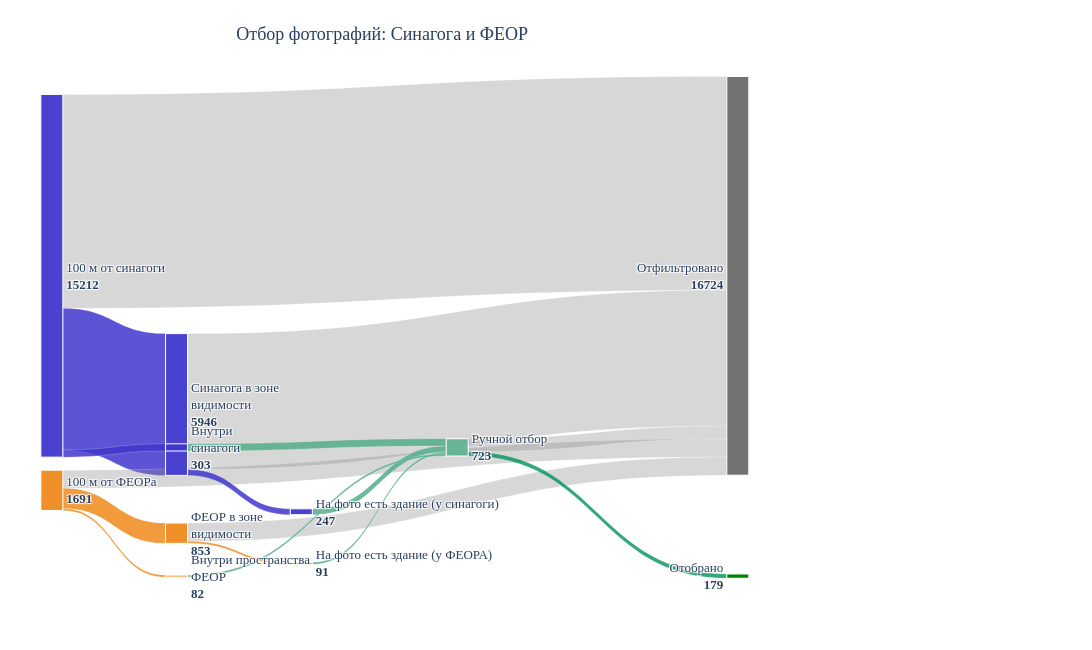

Here is the notebook cell this chart was saved with:
### Code cell
import plotly.graph_objects as go

# -------------------
# Theme colors (links + nodes)
# -------------------
COLOR_SYNAGOGUE_LINK = "rgba(64,55,205,0.85)"
COLOR_FEOR_LINK = "rgba(240,138,28,0.85)"
# COLOR_SELECTED_LINK = "rgba(0,146,92,0.8)"
COLOR_FILTERED_LINK = "rgba(140,140,140,0.35)"
COLOR_SELECTED_LINK = "rgba(84, 173, 139, 0.85)"
COLOR_DEFAULT_LINK = "rgba(120,120,120,0.35)"
COLOR_FINAL_LINK = "rgba(0,146,92,0.8)"

COLOR_SYNAGOGUE_NODE = "rgba(64,55,205,0.95)"
COLOR_FEOR_NODE = "rgba(240,138,28,0.95)"
# COLOR_SELECTED_NODE = "rgba(0,146,92,0.9)"
COLOR_FILTERED_NODE = "rgba(90,90,90,0.85)"
COLOR_SELECTED_NODE = "rgba(84, 173, 139, 0.85)"
COLOR_DEFAULT_NODE = "rgba(110,110,110,0.85)"
COLOR_FINAL_NODE = "green"

# -------------------
# 1. Data
# -------------------
data = [
    ("Фото в радиусе 100 метров от синагоги", "Синагога в зоне видимости", synagogue_visibility),
    ("Фото в радиусе 100 метров от синагоги", "Внутри здания синагоги", synagogue_territory),
    ("Фото в радиусе 100 метров от синагоги", "Отфильтровано", total_synagogue - (synagogue_visibility + synagogue_territory)),

    ("Фото в радиусе 100 метров от ФЕОРа", "ФЕОР в зоне видимости", feor_visibility),
    ("Фото в радиусе 100 метров от ФЕОРа", "Внутри здания и внутреннего двора ФЕОРа", feor_territory),
    ("Фото в радиусе 100 метров от ФЕОРа", "Отфильтровано", total_feor - (feor_territory + feor_visibility)),

    ("ФЕОР в зоне видимости", "ФЕОР в зоне видимости и на фотографии есть здание", feor_visibility_with_buildings),
    ("ФЕОР в зоне видимости", "Отфильтровано", feor_visibility - feor_visibility_with_buildings),
    
    ("Синагога в зоне видимости", "Синагога в зоне видимости и на фотографии есть здание", synagogue_visibility_with_buildings),
    ("Синагога в зоне видимости", "Отфильтровано", synagogue_visibility - synagogue_visibility_with_buildings),

    ("Синагога в зоне видимости и на фотографии есть здание", "Всего отобрано для анализа", synagogue_visibility_with_buildings),
    ("ФЕОР в зоне видимости и на фотографии есть здание", "Всего отобрано для анализа", feor_visibility_with_buildings),
    ("Внутри здания синагоги", "Всего отобрано для анализа", synagogue_territory),
    ("Внутри здания и внутреннего двора ФЕОРа", "Всего отобрано для анализа", feor_territory),

    ("Всего отобрано для анализа", "Финальный датасет", final_dataset_size),
    ("Всего отобрано для анализа", "Отфильтровано", synagogue_visibility_with_buildings + feor_visibility_with_buildings + synagogue_territory + feor_territory - final_dataset_size)
]

# -------------------
# 2. Nodes & ordering
# -------------------
labels = []
for s, t, _ in data:
    if s not in labels:
        labels.append(s)
    if t not in labels:
        labels.append(t)

preferred_order = [
    "Фото в радиусе 100 метров от синагоги",
    "Синагога в зоне видимости",
    "Синагога в зоне видимости и на фотографии есть здание",
    "Внутри здания синагоги",
    "Фото в радиусе 100 метров от ФЕОРа",
    "ФЕОР в зоне видимости",
    "ФЕОР в зоне видимости и на фотографии есть здание",
    "Внутри здания и внутреннего двора ФЕОРа",
    "Всего отобрано для анализа",
    "Отфильтровано",
    "Финальный датасет",
]
original_order = {label: idx for idx, label in enumerate(labels)}
labels = sorted(
    labels,
    key=lambda label: (
        preferred_order.index(label) if label in preferred_order else len(preferred_order) + original_order[label]
    ),
)

label_index = {label: i for i, label in enumerate(labels)}

sources = [label_index[s] for s, t, v in data]
targets = [label_index[t] for s, t, v in data]
values = [v for s, t, v in data]

# -------------------
# 3. Coloring helpers
# -------------------
def pick_link_color(source: str, target: str) -> str:
    target_l = target.lower()
    source_l = source.lower()
    if "отфильтровано" in target_l:
        return COLOR_FILTERED_LINK
    if "отобрано" in target_l:
        return COLOR_SELECTED_LINK
    if "синагог" in source_l:
        return COLOR_SYNAGOGUE_LINK
    if "феор" in source_l:
        return COLOR_FEOR_LINK
    if "финальный датасет" in target_l:
        return COLOR_FINAL_LINK
    return COLOR_DEFAULT_LINK


def pick_node_color(label: str) -> str:
    label_l = label.lower()
    if "отфильтровано" in label_l:
        return COLOR_FILTERED_NODE
    if "отобрано" in label_l:
        return COLOR_SELECTED_NODE
    if "синагог" in label_l:
        return COLOR_SYNAGOGUE_NODE
    if "феор" in label_l:
        return COLOR_FEOR_NODE
    if "финальный датасет" in label_l:
        return COLOR_FINAL_NODE
    return COLOR_DEFAULT_NODE


link_colors = [pick_link_color(s, t) for (s, t, _) in data]
node_colors = [pick_node_color(label) for label in labels]

# -------------------
# 4. Totals in node labels
# -------------------
totals = {label: 0 for label in labels}
for (s, t, v) in data:
    totals[s] += v
for (s, t, v) in data:
    if "Финальный датасет" in t or "Отфильтровано" in t:
        totals[t] += v

label_aliases = {
    "Фото в радиусе 100 метров от синагоги": "100 м от синагоги",
    "Фото в радиусе 100 метров от ФЕОРа": "100 м от ФЕОРа",
    "Синагога в зоне видимости": "Синагога в зоне\nвидимости",
    "ФЕОР в зоне видимости": "ФЕОР в зоне\nвидимости",
    "Синагога в зоне видимости и на фотографии есть здание": "На фото есть здание (у синагоги)",
    "ФЕОР в зоне видимости и на фотографии есть здание": "На фото есть здание (у ФЕОРА)",
    "Внутри здания синагоги": "Внутри\nсинагоги",
    "Внутри здания и внутреннего двора ФЕОРа": "Внутри пространства\nФЕОР",
    "Всего отобрано для анализа": "Ручной отбор",
    "Финальный датасет": "Отобрано",
}

def format_label(label: str) -> str:
    short = label_aliases.get(label, label)
    return short.replace("\n", "<br>") + f"<br><b>{totals[label]}</b>"

labels_with_totals = [format_label(label) for label in labels]

# -------------------
# 5. Node layout for readability
# -------------------
node_positions = {
    # Левая колонка (0)
    "Фото в радиусе 100 метров от синагоги": (0.02, 0.2),
    "Фото в радиусе 100 метров от ФЕОРа":     (0.02, 0.7),

    # Вторая колонка (1)
    "Синагога в зоне видимости":              (0.18, 0.5),
    "ФЕОР в зоне видимости":                  (0.18, 0.8),
    # Третья колонка (2)
    "Внутри здания синагоги":                 (0.18, 0.6),
    "Синагога в зоне видимости и на фотографии есть здание": (0.34, 0.75),

    "Внутри здания и внутреннего двора ФЕОРа": (0.18, 0.90),
    "ФЕОР в зоне видимости и на фотографии есть здание":      (0.34, 0.87),

    # Четвёртая колонка (3) — фильтрованные
    "Всего отобрано для анализа":             (0.54, 0.60),

    "Отфильтровано":                          (0.9, 0.2),

    # Пятая колонка (4)
    "Финальный датасет":                      (0.9, 0.9),
}

default_position = (0.9, 0.5)
node_coords = [node_positions.get(label, default_position) for label in labels]
node_x = [coord[0] for coord in node_coords]
node_y = [coord[1] for coord in node_coords]

# -------------------
# 6. Sankey figure (static friendly)
# -------------------
fig = go.Figure(
    data=[
        go.Sankey(
            arrangement="freeform",
            node=dict(
                label=labels_with_totals,
                pad=26,
                thickness=22,
                color=node_colors,
                line=dict(color="white", width=1),
                x=node_x,
                y=node_y,
            ),
            link=dict(
                source=sources,
                target=targets,
                value=values,
                color=link_colors,
                line=dict(color="rgba(255,255,255,0.4)", width=0.5),
            ),
            domain=dict(x=[0.02, 0.98], y=[0.02, 0.8]),
        )
    ]
)

fig.update_traces(node=dict(hoverinfo="skip"), link=dict(hoverinfo="skip"))


fig.update_layout(
    title_text="Отбор фотографий: Синагога и ФЕОР",
    title_x=0.35,
    font=dict(size=13, family="PT Sans"),
    width=1150,
    height=650,
    margin=dict(l=20, r=260, t=80, b=20),
    paper_bgcolor="white",
    plot_bgcolor="white",
)

try:
    fig.write_image("newplot_.png", scale=2)
except ValueError:
    print("Установите 'pip install plotly[kaleido]' для экспорта PNG")

fig.show()

### Figure 1 — Plotly figure (JSON) as saved in the notebook; plotly's stock layout.template omitted (floating-point values rounded to 4 significant figures)
{"data": [{"arrangement": "freeform", "domain": {"x": [0.02, 0.98], "y": [0.02, 0.8]}, "link": {"color": ["rgba(64,55,205,0.85)", "rgba(64,55,205,0.85)", "rgba(140,140,140,0.35)", "rgba(240,138,28,0.85)", "rgba(240,138,28,0.85)", "rgba(140,140,140,0.35)", "rgba(240,138,28,0.85)", "rgba(140,140,140,0.35)", "rgba(64,55,205,0.85)", "rgba(140,140,140,0.35)", "rgba(84, 173, 139, 0.85)", "rgba(84, 173, 139, 0.85)", "rgba(84, 173, 139, 0.85)", "rgba(84, 173, 139, 0.85)", "rgba(0,146,92,0.8)", "rgba(140,140,140,0.35)"], "hoverinfo": "skip", "line": {"color": "rgba(255,255,255,0.4)", "width": 0.5}, "source": [0, 0, 0, 4, 4, 4, 5, 5, 1, 1, 2, 6, 3, 7, 8, 8], "target": [1, 3, 9, 5, 7, 9, 6, 9, 2, 9, 8, 8, 8, 8, 10, 9], "value": [5946, 303, 8963, 853, 82, 756, 91, 762, 247, 5699, 247, 91, 303, 82, 179, 544]}, "node": {"color": ["rgba(64,55,205,0.95)", "rgba(64,55,205,0.95)", "rgba(64,55,205,0.95)", "rgba(64,55,205,0.95)", "rgba(240,138,28,0.95)", "rgba(240,138,28,0.95)", "rgba(240,138,28,0.95)", "rgba(240,138,28,0.95)", "rgba(84, 173, 139, 0.85)", "rgba(90,90,90,0.85)", "green"], "hoverinfo": "skip", "label": ["100 м от синагоги<br><b>15212</b>", "Синагога в зоне<br>видимости<br><b>5946</b>", "На фото есть здание (у синагоги)<br><b>247</b>", "Внутри<br>синагоги<br><b>303</b>", "100 м от ФЕОРа<br><b>1691</b>", "ФЕОР в зоне<br>видимости<br><b>853</b>", "На фото есть здание (у ФЕОРА)<br><b>91</b>", "Внутри пространства<br>ФЕОР<br><b>82</b>", "Ручной отбор<br><b>723</b>", "Отфильтровано<br><b>16724</b>", "Отобрано<br><b>179</b>"], "line": {"color": "white", "width": 1}, "pad": 26, "thickness": 22, "x": [0.02, 0.18, 0.34, 0.18, 0.02, 0.18, 0.34, 0.18, 0.54, 0.9, 0.9], "y": [0.2, 0.5, 0.75, 0.6, 0.7, 0.8, 0.87, 0.9, 0.6, 0.2, 0.9]}, "type": "sankey"}], "layout": {"font": {"family": "PT Sans", "size": 13}, "height": 650, "margin": {"b": 20, "l": 20, "r": 260, "t": 80}, "paper_bgcolor": "white", "plot_bgcolor": "white", "title": {"text": "Отбор фотографий: Синагога и ФЕОР", "x": 0.35}, "width": 1150}}
